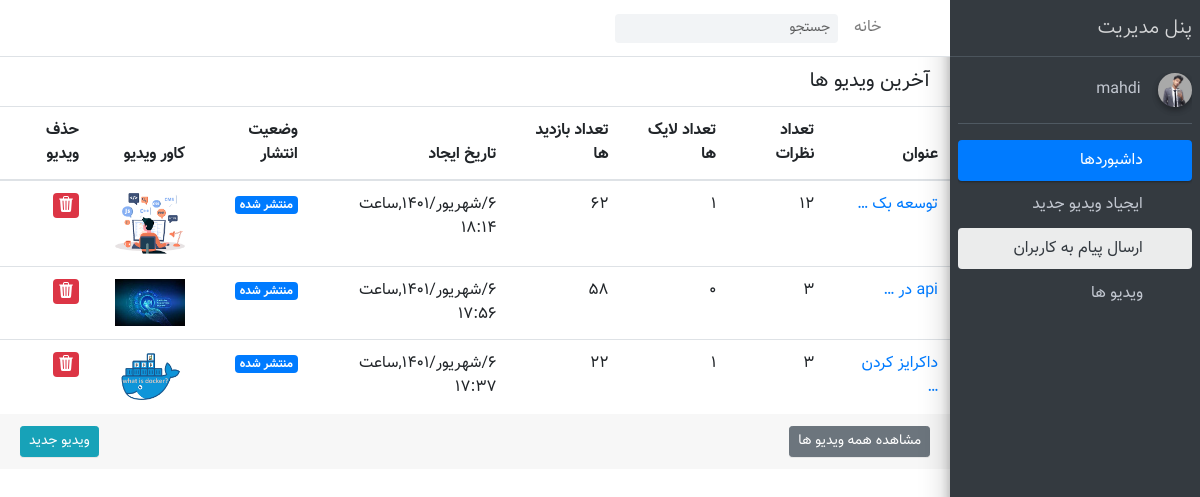
The app's page /admin_panel/ (signed in) with its own data.
### Acount_app/models.py (models this page shows, shortened)
class User(AbstractBaseUser):
    email = models.EmailField(
        verbose_name='ایمیل',
        max_length=255,
        unique=True,
    )
    username = models.CharField(max_length=100, verbose_name="نام کاربری")
    phone_number = models.CharField(max_length=15, blank=True, null=True, verbose_name="شماره تلفن")
    image = models.FileField(upload_to="user/image", default="defult/index.jpg", blank=True, null=True,
                             verbose_name="تصویر پروفایل")
    is_teacher = models.BooleanField(default=False, verbose_name="مدرس هست یا خیر؟")
    is_active = models.BooleanField(default=True, verbose_name="کاربر فعال هست یا خیر؟")
    is_admin = models.BooleanField(default=False, verbose_name="کاربر ادمین هست یا خیر؟")
    full_name = models.CharField(max_length=50, verbose_name="نام و نام خانوادگی")
    special_user = models.DateTimeField(default=timezone.now(), verbose_name="کاربر خاص تا زمان:")
    class Meta:
        verbose_name_plural = "حساب های کاربری"
        verbose_name = "حساب کاربری"
    objects = MyUserManager()
    USERNAME_FIELD = 'email'

### Tutorial_app/models.py (models this page shows, shortened)
class VideoTutorial(models.Model):
    teacher=models.ForeignKey(Techer,on_delete=models.CASCADE,related_name="video_tutorial",verbose_name="مدرس")
    video=models.FileField(upload_to="videototorial/video",verbose_name="ویدیو")
    titel=models.CharField(max_length=100,unique=True,verbose_name="عنوان")
    video_cover=models.FileField(upload_to="videotutorial/iamge",verbose_name="کاور ویدیو")
    video_time=models.CharField(max_length=50,verbose_name="تایم ویدیو")
    created=models.DateTimeField(auto_now_add=True,verbose_name="تاریخ ایجاد")
    view=models.IntegerField(default=0,verbose_name="تعداد بازدید")
    discription=models.TextField(verbose_name="توضیحات ویدیو")
    tag=models.ManyToManyField(Tags,related_name="videotutorial",verbose_name="تگ ها")
    category=models.ManyToManyField(SubCategory,related_name="videotutorial",verbose_name="دسته بندی ها")
    slug=models.SlugField(null=True,blank=True,allow_unicode=True)
    is_active=models.BooleanField(default=False,verbose_name="ویدیو فعال هست یا خیر؟")
    special_video=models.BooleanField(verbose_name="مخصوص اعضای ویژه؟")
    class Meta:
        ordering=("-created",)
        verbose_name="ویدیو"
        verbose_name_plural="ویدیوها"
    def to_jalali(self):
        return jalali_convert(self.created)
    def get_absulot_url(self):
        return reverse("Tutorial:detail_video",kwargs={"pk":self.id})

### AdminPanel_app/views.py (the view)
# urls.py: path("",views.AdminPanelView.as_view(),name="admin_panel"),
class AdminPanelView(ActiveTeacher,ListView):
    template_name = "AdminPanel_app/index.html"
    model = VideoTutorial
    def get_queryset(self):
        v=super().get_queryset()
        if self.request.user.is_admin:
            return v.all()
        else:
            return v.filter(teacher__user=self.request.user)

### AdminPanel_app/mixins.py (called while the page is built)
    def dispatch(self,request,*args,**kwargs):
        if request.user.is_authenticated:
            user = request.user
            teacher = Techer.objects.get(user=user)
            if teacher.is_active == True:
                return super().dispatch(request,*args,**kwargs)
            else:
                return redirect("Home:Home")
        return redirect("Home:Home")

### context_processor/context_processor.py (called while the page is built)
def categorydata(request):
    context=Category.objects.all()
    return {
        "category":context
    }

def check_activ_teacher(request):
    if request.user.is_authenticated:
        user=request.user
        teacher=Techer.objects.filter(user=user,is_active=True).exists()
        if teacher:
            return {"is_teacher":True}
        return {"is_teacher":False}
    return {"is_teacher": False}

### exeption/jalali.py (called while the page is built)
    def persian_tuple(self):
        return self.persian_year, self.persian_month, self.persian_day

### exeption/utils.py (called while the page is built)
def jalali_convert(time):
    jmunth=[
        "فروردین",
        "اردیبهشن",
        "خرداد",
        "تیر",
        "مرداد",
        "شهریور",
        "مهر",
        "آبان",
        "آذر",
        "دی",
        "بهمن",
        "اسفند",
    ]
    time=timezone.localtime(time)
    time_to_str="{},{},{}".format(time.year,time.month,time.day)
    time_to_tuple=jalali.Gregorian(time_to_str).persian_tuple()
    time_to_list=list(time_to_tuple)
    for index,month in enumerate(jmunth):
        if time_to_list[1]==index+1:
            time_to_list[1]=month
            break
    output="{}/{}/{},ساعت {}:{}".format(
        time_to_list[2],
        time_to_list[1],
        time_to_list[0],
        time.hour,
        time.minute,
    )
    return output

### AdminPanel_app/templates/AdminPanel_app/index.html (shortened to what this page needs)
{% load static %}
<!DOCTYPE html>
<html lang="en" dir="rtl">
<head>
    <link rel="stylesheet" href="{% static "AdminPanel_app/plugins/font-awesome/css/font-awesome.min.css" %}">
    <link rel="stylesheet" href="{% static "AdminPanel_app/dist/css/adminlte.min.css" %}">
    <link rel="stylesheet" href="{% static "AdminPanel_app/dist/css/bootstrap-rtl.min.css" %}">
    <link rel="stylesheet" href="{% static "AdminPanel_app/dist/css/custom-style.css" %}">
</head>
<body class="hold-transition sidebar-mini">
<div class="wrapper">
    <nav class="main-header navbar navbar-expand bg-white navbar-light border-bottom">
        <ul class="navbar-nav">
            <li class="nav-item">
                <a class="nav-link" data-widget="pushmenu" href="#"><i class="fa fa-bars"></i></a>
            </li>
            <li class="nav-item d-none d-sm-inline-block">
                <a href="{% url "Home:Home" %}" class="nav-link">خانه</a>
            </li>
        </ul>
        <form class="form-inline ml-3" action="{% url "Tutorial:search" %}">
            <div class="input-group input-group-sm">
                <input class="form-control form-control-navbar" type="search" name="q" required placeholder="جستجو"
                       aria-label="Search">
                <div class="input-group-append">
                    <button class="btn btn-navbar" type="submit">
                        <i class="fa fa-search"></i>
                    </button>
                </div>
            </div>
        </form>
        <ul class="navbar-nav mr-auto">
            <li class="nav-item">
                <a class="nav-link" data-widget="control-sidebar" data-slide="true" href="#"><i
                        class="fa fa-th-large"></i></a>
            </li>
        </ul>
    </nav>
    <aside class="main-sidebar sidebar-dark-primary elevation-4">
        <a href="" class="brand-link">
            <span class="brand-text font-weight-light">پنل مدیریت</span>
        </a>
        <div class="sidebar">
            <div>
                <div class="user-panel mt-3 pb-3 mb-3 d-flex">
                    <div class="image">
                        <img src="{{ request.user.image.url }}"
                             class="img-circle elevation-2" alt="User Image">
                    </div>
                    {% if request.user.name %}
                        <div class="info">
                            <a href="" class="d-block">{{ request.user.full_name }}</a>
                        </div>
                    {% else %}
                        <div class="info">
                            <a href="" class="d-block">{{ request.user.username }}</a>
                        </div>
                    {% endif %}
                </div>
                <nav class="mt-2">
                    <ul class="nav nav-pills nav-sidebar flex-column" data-widget="treeview" role="menu"
                        data-accordion="false">
                        <li class="nav-item has-treeview menu-open">
                            <a href="#" class="nav-link active">
                                <i class="nav-icon fa fa-dashboard"></i>
                                <p>
                                    داشبوردها
                                    <i class="right fa fa-angle-left"></i>
                                </p>
                            </a>
                            <ul class="nav nav-treeview">
                                <li class="nav-item">
                                    <a href="{% url "AdminPanel_app:create_video" %}" class="nav-link">
                                        <i class="fa fa-circle-o nav-icon"></i>
                                        <p>ایجیاد ویدیو جدید</p>
                                    </a>
                                </li>
                                <li class="nav-item">
                                    <a href="{% url "AdminPanel_app:message" %}" class="nav-link active">
                                        <i class="fa fa-circle-o nav-icon"></i>
                                        <p>ارسال پیام به کاربران</p>
                                    </a>
                                </li>
                                <li class="nav-item">
                                    <a href="{% url "AdminPanel_app:admin_panel" %}" class="nav-link">
                                        <i class="fa fa-circle-o nav-icon"></i>
                                        <p>ویدیو ها</p>
                                    </a>
                                </li>
                            </ul>
                        </li>
                    </ul>
                </nav>
            </div>
        </div>
    </aside>
    <div class="main-header">
        <div>
            <div>
                <div class="card-header border-transparent">
                    <h3 class="card-title">آخرین ویدیو ها</h3>
                    <div class="card-tools">
                        <button type="button" class="btn btn-tool" data-widget="collapse">
                            <i class="fa fa-minus"></i>
                        </button>
                        <button type="button" class="btn btn-tool" data-widget="remove">
                            <i class="fa fa-times"></i>
                        </button>
                    </div>
                </div>
                <div class="card-body p-0">
                    <div class="table-responsive">
                        <table class="table m-0">
                            <thead>
                            <tr>
                                <th>عنوان</th>
                                <th>تعداد نظرات</th>
                                <th>تعداد لایک ها</th>
                                <th>تعداد بازدید ها</th>
                                <th>تاریخ ایجاد</th>
                                <th>وضعیت انتشار</th>
                                <th>کاور ویدیو</th>
                                <th>حذف ویدیو</th>
                            </tr>
                            </thead>
                            <tbody>
                            {% for item in object_list %}
                                <tr>
                                    <td>
                                        <a href="{% url "AdminPanel_app:edit_video" item.id %}">{{ item.titel|truncatewords:2 }}</a>
                                    </td>
                                    <td>{{ item.comment.all.count }}</td>
                                    <td>{{ item.favorite.all.count }}</td>
                                    <td>{{ item.view }}</td>
                                    <td>{{ item.to_jalali }}</td>
                                    {% if item.is_active == False %}
                                        <td><a href="{% url "AdminPanel_app:edit_video" item.id %}"><span class="badge badge-danger">پیشنویس</span></a></td>
                                    {% else %}
                                        <td><a href="{{ item.get_absulot_url }}"><span class="badge badge-primary">منتشر شده</span></a></td>
                                    {% endif %}
                                    <td><img src="{{ item.video_cover.url }}" width="70px"></td>
                                    <td><a href="{% url "AdminPanel_app:delet_video" item.id %}"><span
                                            class="badge badge-danger"><svg
                                            xmlns="http://www.w3.org/2000/svg" width="16" height="16"
                                            fill="currentColor" class="bi bi-trash3-fill"
                                            viewBox="0 0 16 16">
  </a>
                                        </svg></span></td>
                                </tr>
                            {% endfor %}
                            </tbody>
                        </table>
                    </div>
                </div>
                <div class="card-footer clearfix">
                    <a href="{% url "AdminPanel_app:create_video" %}"
                       class="btn btn-sm btn-info float-left">ویدیو جدید</a>
                    <a href="javascript:void(0)" class="btn btn-sm btn-secondary float-right">مشاهده همه ویدیو ها</a>
                </div>
            </div>
        </div>
    </div>
</div>
</body>
</html>

### records on screen
User: user.image (picture), user.username "mahdi"
VideoTutorial: titel "توسعه بک …", comment.all.count "۱۲", favorite.all.count "۱", view "۶۲", to_jalali "۶/شهریور/۱۴۰۱,ساعت ۱۸:۱۴", video_cover (picture)
VideoTutorial: titel "api در …", comment.all.count "۳", favorite.all.count "۰", view "۵۸", to_jalali "۶/شهریور/۱۴۰۱,ساعت ۱۷:۵۶", video_cover (picture)
VideoTutorial: titel "داکرایز کردن …", comment.all.count "۳", favorite.all.count "۱", view "۲۲", to_jalali "۶/شهریور/۱۴۰۱,ساعت ۱۷:۳۷", video_cover (picture)
